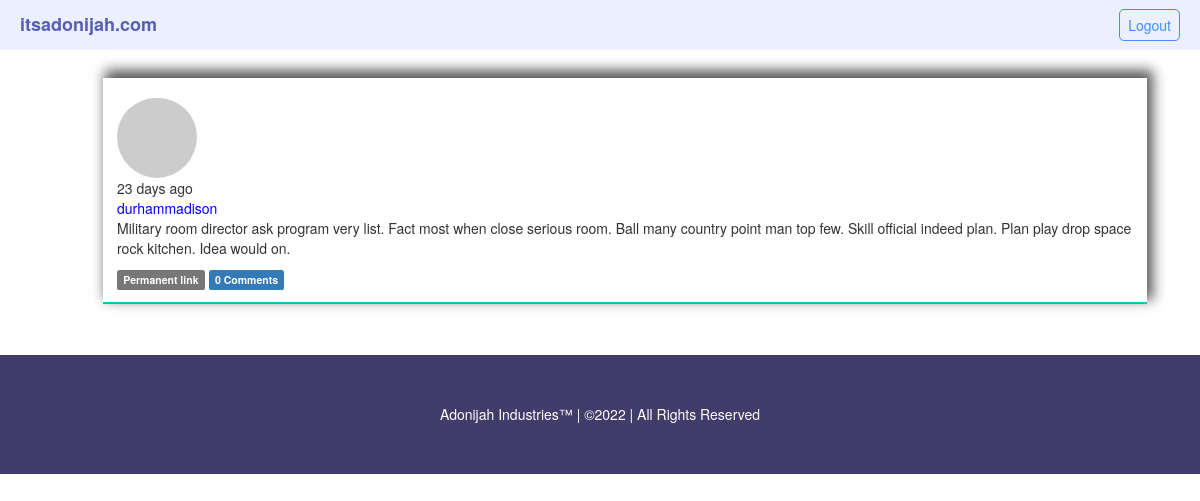
The app's page /post/21 (signed in) with its own data.
### app/models.py (models this page shows, shortened)
class Post(db.Model):
    __tablename__='posts'
    id=db.Column(db.Integer,primary_key=True)
    body=db.Column(db.Text)
    timestamp=db.Column(db.DateTime,index=True,default=datetime.utcnow)
    body_html=db.Column(db.Text)
    author_id=db.Column(db.Integer,db.ForeignKey('users.id'))
    comments=db.relationship('Comment',backref='post',lazy='dynamic')

class User(UserMixin,db.Model):
    __tablename__='users'
    id=db.Column(db.Integer,primary_key=True,autoincrement=True)
    email=db.Column(db.String(64),unique=True,index=True)
    username=db.Column(db.String(64),unique=True,index=True)
    password_hash=db.Column(db.String(128))
    confirmed=db.Column(db.Boolean,default=False)
    name=db.Column(db.String(64))
    profile=db.Column(db.String(20),nullable=True)
    location=db.Column(db.String(64))
    about_me=db.Column(db.Text())
    member_since=db.Column(db.DateTime(),default=datetime.utcnow)
    last_seen=db.Column(db.DateTime(),default=datetime.utcnow)
    avatar_hash=db.Column(db.String(64))
    role_id=db.Column(db.Integer,db.ForeignKey('roles.id'))
    posts=db.relationship('Post',backref='author',lazy='dynamic')
    followed=db.relationship('Follow',foreign_keys=[Follow.follower_id],backref=db.backref('follower', lazy='joined'), lazy='dynamic', cascade='all, delete-orphan')
    followers = db.relationship('Follow', foreign_keys=[Follow.followed_id], backref=db.backref('followed', lazy='joined'), lazy='dynamic', cascade='all, delete-orphan')
    comments=db.relationship('Comment',backref='author',lazy='dynamic')
    @property
    def password(self):
        raise AttributeError('Password is not a readable attribute')
    def can(self,perm):
        return self.role is not None and self.role.has_permission(perm)
    def is_administrator(self):
        return self.can(Permission.ADMIN)
    def ping(self):
        self.last_seen=datetime.utcnow()
        db.session.add(self)
        db.session.commit()
    def gravatar(self,size=100,default='identicon',rating='g'):
        if request.is_secure:
            url = 'https://secure.gravatar.com/avatar'
        else:
            url = 'http://www.gravatar.com/avatar'
        hash = hashlib.md5(self.email.lower().encode('utf-8')).hexdigest()
        return '{url}/{hash}?s={size}&d={default}&r={rating}'.format(url=url, hash=hash, size=size, default=default, rating=rating)

### app/main/views.py (the view, shortened to what this page needs)
@main.route('/post/<int:id>')
def post(id):
    post=Post.query.get_or_404(id)
    form = CommentForm()
    page = request.args.get('page', 1, type=int)
    if page == -1:
        page = (post.comments.count() - 1) // current_app.config['MICROBLOG_COMMENTS_PER_PAGE'] + 1
    pagination = post.comments.order_by(Comment.timestamp.asc()).paginate(page,per_page=current_app.config['MICROBLOG_COMMENTS_PER_PAGE'], error_out=False)
    comments = pagination.items
    return render_template('post.html', posts=[post], form=form,comments=comments, pagination=pagination)

### app/main/__init__.py (called while the page is built)
@main.app_context_processor
def inject_permission():
    return dict(Permission=Permission)

### app/main/views.py (called while the page is built)
@main.after_app_request
def after_request(response):
    for query in get_debug_queries():
        if query.duration >= current_app.config['MICROBLOG_SLOW_DB_QUERY_TIME']:
            current_app.logger.warning('Slow query: %s\nParameters: %s\nDuration: %fs\nContext: %s\n'% (query.statement, query.parameters, query.duration, query.context))
    return response

@main.before_app_request
def before_request():
    if current_user.is_authenticated and not current_user.confirmed and request.blueprint !='main' and request.endpoint !='static':
        return redirect(url_for('main.unconfirmed'))

@main.before_app_request
def before_request():
    if current_user.is_authenticated:
        current_user.ping()
        if not current_user.confirmed and request.endpoint and request.blueprint !='main' and request.endpoint != 'static':
            return redirect(url_for('main.unconfirmed'))

### app/models.py (called while the page is built)
@login_manager.user_loader
def load_user(user_id):
    return User.query.get(int(user_id))

### app/templates/post.html (shortened to what this page needs)
{% extends "base.html" %}
{% block content %}
{% include '_posts.html' %}
{{super()}}
{% endblock %}

### app/templates/_posts.html (shortened to what this page needs)
<ul class="posts">
{% for post in posts %}
    <li class="post">
        <div class="profile-thumbnail">
            <a href="{{ url_for('main.user', username=post.author.username) }}"><img class="img-circle profile-thumbnail" src="{{ post.author.gravatar(size=40) }}"></a>
        </div>
        <div class="post-date">
            {{ moment(post.timestamp).fromNow() }}
        </div>
        <div class="post-author">
            <a href="{{ url_for('main.user', username=post.author.username) }}"> {{ post.author.username }}</a>
        </div>
        <div class="post-body">
            {% if post.body_html %}
                {{ post.body_html | safe }}
            {% else %}
                {{ post.body }}
            {% endif %}
            <div class="post-footer">
                <a href="{{ url_for('main.post', id=post.id) }}"><span class="label label-default">Permanent link</span></a>
                <a href="{{ url_for('main.post', id=post.id) }}#comments">
                    <span class="label label-primary">{{ post.comments.count() }} Comments</span>
                </a>
            </div>
        </div>
    </li>
{% endfor %}
</ul>

### app/static/styles/styles.css (style rules this page uses)
:root { box-sizing: border-box; }
body { font: 'Ariel', 'sans-serif'; }
ul { list-style: none; height: 100%; display: flex; align-items: center; justify-content: space-around; }
ul a { color: white; }
ul li { padding: 5px; margin-left: 10px; }
.posts { display: flex; flex-direction: column; justify-content: left; padding-top: 2em; }
.post { max-width: 90%; flex: 1; padding: 1em; align-items: left; border-bottom: 2px solid rgb(7, 197, 172); box-shadow: 4px -6px 12px 2px rgba(0, 0, 0, 0.65); -webkit-box-shadow: 4px -6px 12px 2px rgba(0, 0, 0, 0.65); -moz-box-shadow: 4px -6px 12px 2px rgba(0, 0, 0, 0.65); }
.post-author>a { color: blue !important; }
.profile-thumbnail { margin-right: -5em; padding-top: .2em; }
@media (min-width:560px) { .post { display: flex; flex-direction: column; justify-content: left; } }

### records on screen
Post: timestamp "23 days ago", author.username "durhammadison", body_html "Military room director ask program very list. Fact most when close serious room. Ball many country point man top few. Skill official indeed plan. Plan play drop space rock kitchen. Idea would on.", comments.count "0"
